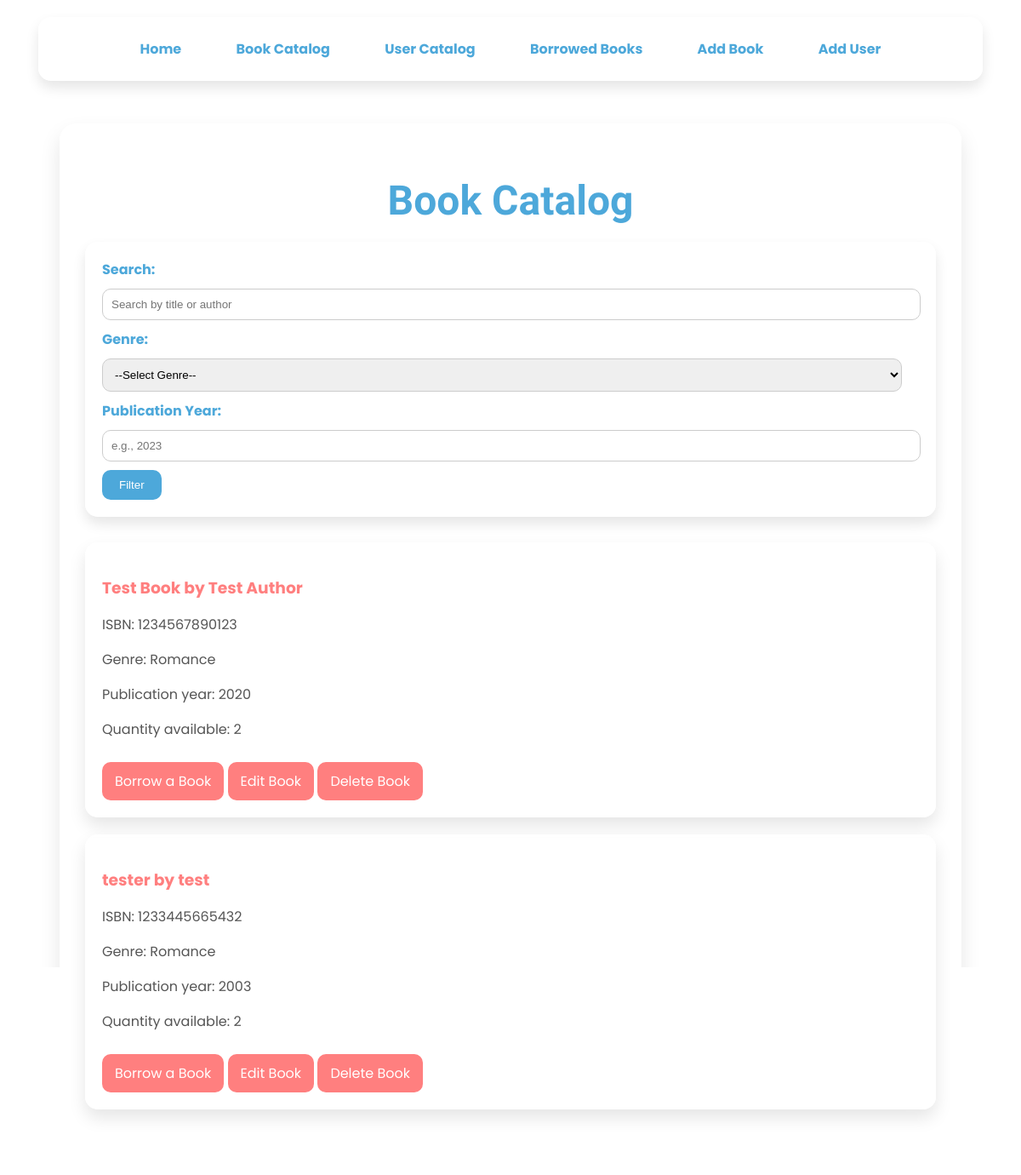
/catalog, run on the app's committed database.
### app/models.py (models this page shows, shortened)
class Book(db.Model):
    id = db.Column(db.Integer, primary_key=True)
    title = db.Column(db.String(150), nullable=False)
    author = db.Column(db.String(150), nullable=False)
    isbn = db.Column(db.String(13), unique=True, nullable=False)
    quantity = db.Column(db.Integer, nullable=False, default=1)
    publication_year = db.Column(db.Integer, nullable=False)
    genre = db.Column(db.String(100), nullable=False)
    borrows = db.relationship('Borrow', backref='book', lazy=True)

### app/routes.py (the view)
@main.route('/catalog')
def catalog():
    try:
        search = request.args.get('search', '').strip()
        genre = request.args.get('genre', '').strip()
        year = request.args.get('year', type=int)
        page = request.args.get('page', 1, type=int)
        per_page = 10
        query = Book.query
        if search:
            query = query.filter(
                (Book.title.ilike(f'%{search}%')) | (Book.author.ilike(f'%{search}%'))
            )
        if genre:
            query = query.filter_by(genre=genre)
        if year:
            query = query.filter_by(publication_year=year)
        books = query.paginate(page=page, per_page=per_page, error_out=False)
    except OperationalError:
        books = []
        error_message = "Error: Unable to access the database. Please try again later."
        return render_template('catalog.html', books=books, error_message=error_message)
    return render_template('catalog.html', books=books)

### app/templates/catalog.html (shortened to what this page needs)
<!DOCTYPE html>
<html lang="en">
<head>
</head>
<body>
<nav>
    <a href="{{ url_for('main.home') }}">Home</a>
    <a href="{{ url_for('main.catalog') }}">Book Catalog</a>
    <a href="{{ url_for('main.users') }}">User Catalog</a>
    <a href="{{ url_for('main.borrowed_books') }}">Borrowed Books</a>
    <a href="{{ url_for('main.add_book') }}">Add Book</a>
    <a href="{{ url_for('main.add_user') }}">Add User</a>
</nav>
<div class="container">
    <h1>Book Catalog</h1>
    <form class="filter-form" method="get" action="{{ url_for('main.catalog') }}">
        <label for="search">Search:</label>
        <input type="text" id="search" name="search" placeholder="Search by title or author"
               value="{{ request.args.get('search', '') }}">
        <label for="genre">Genre:</label>
        <select id="genre" name="genre">
            <option value="">--Select Genre--</option>
        </select>
        <label for="year">Publication Year:</label>
        <input type="number" id="year" name="year" placeholder="e.g., 2023" value="{{ request.args.get('year', '') }}">
        <button type="submit">Filter</button>
    </form>
    {% if books.items %}
    {% for book in books.items %}
    <div class="book-card">
        <h3>{{ book.title }} by {{ book.author }}</h3>
        <p>ISBN: {{ book.isbn }}</p>
        <p>Genre: {{ book.genre }}</p>
        <p>Publication year: {{ book.publication_year }}</p>
        <p>Quantity available: {{ book.quantity }}</p>
        <a href="{{ url_for('main.registrate_borrowing', isbn=book.isbn) }}" class="btn borrow-btn">Borrow a Book</a>
        <a href="{{ url_for('main.edit_book', book_id=book.id) }}" class="btn edit-btn">Edit Book</a>
        <a href="{{ url_for('main.delete_book', book_id=book.id) }}" class="btn delete-btn"
           onclick="return confirm('Are you sure you want to delete this book?')">Delete Book</a>
    </div>
    {% endfor %}
    {% else %}
    <p>No books match the current filters.</p>
    {% endif %}
</div>
</body>
</html>

### data on the page
Book: title "Test Book", author "Test Author", isbn "1234567890123", genre "Romance", publication_year "2020", quantity "2"
Book: title "tester", author "test", isbn "1233445665432", genre "Romance", publication_year "2003", quantity "2"
